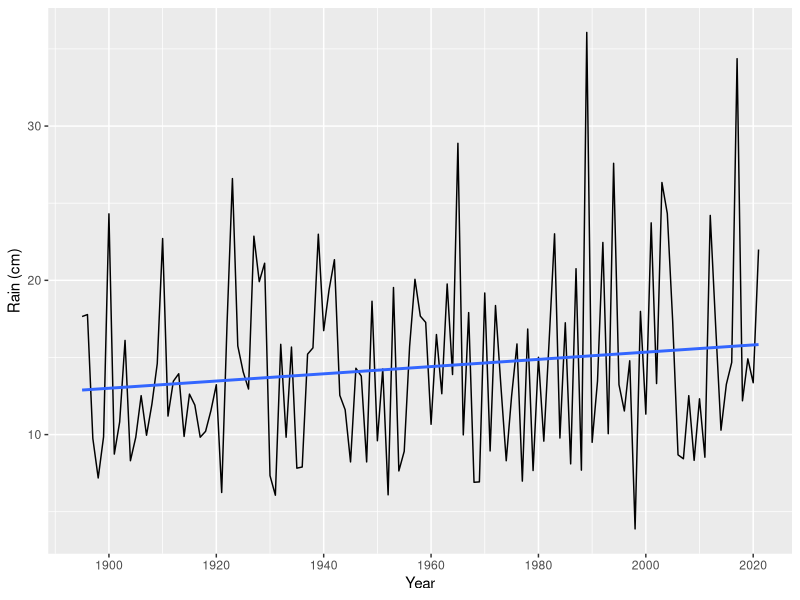
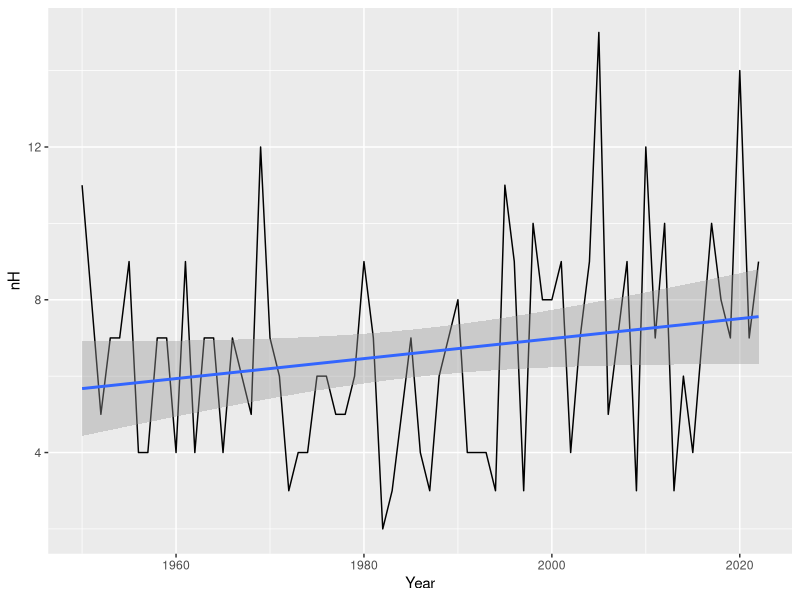
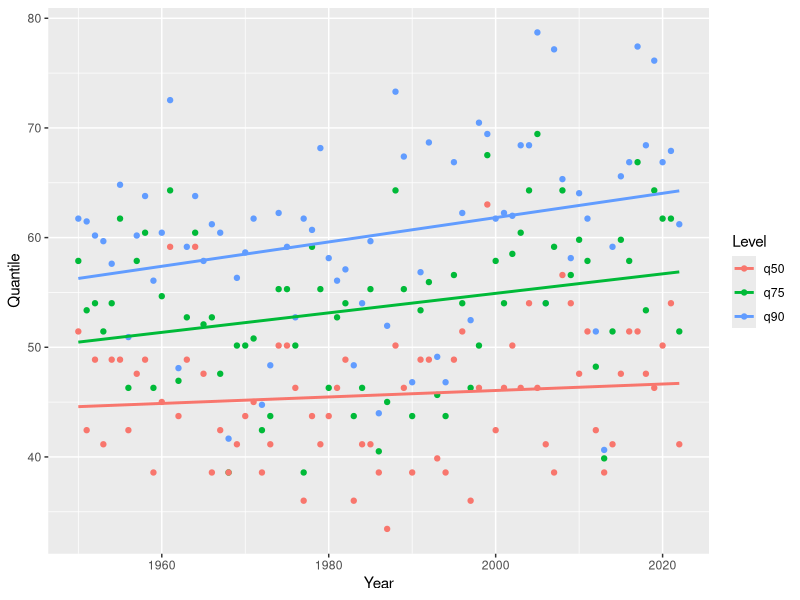
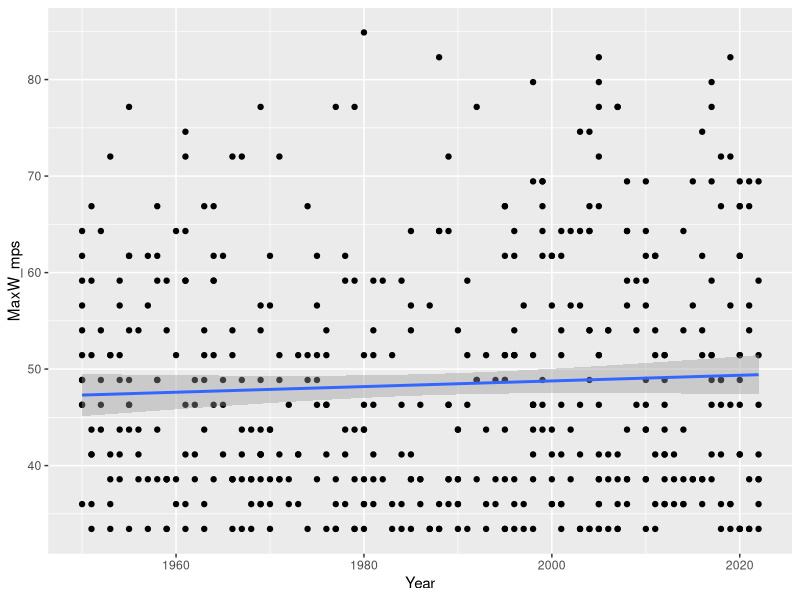
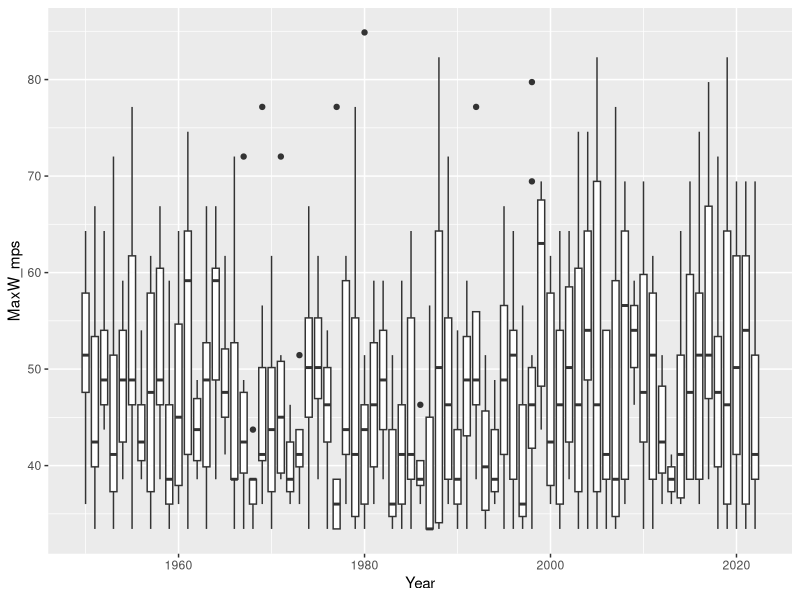
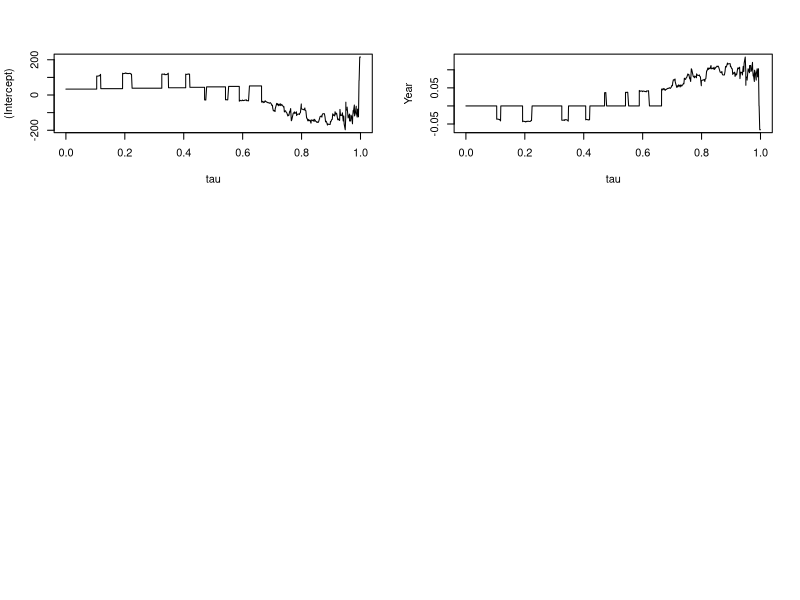

Source code (R) for these figures, in order:
## ---- chunk 1
#| echo: true
#| output-location: slide
Rain.df <- readr::read_table(here::here("data", "NWFL_MonthlyRain.txt")) |>
  dplyr::select(Year, Rain_in = Jun) |>
  dplyr::mutate(Rain_cm = Rain_in * 2.54)

library(ggplot2)

ggplot(data = Rain.df,
       mapping = aes(x = Year, y = Rain_cm)) +
  geom_line() + scale_x_continuous(breaks = seq(1900, 2020, 20)) +
  geom_smooth(method = lm, se = FALSE) +
  ylab("Rain (cm)")
## ---- chunk 2
#| echo: true
lm(Rain_cm ~ Year, data = Rain.df)
## ---- chunk 3
#| echo: true
NA.df <- readr::read_csv(file = here::here("data", "NA.csv"),
                         show_col_types = FALSE)

LMI.df <- NA.df |>
  dplyr::group_by(SID) |>
  dplyr::summarize(Year = dplyr::first(Season),
                   Name = dplyr::first(NAME),
                   MaxW_mps = max(W_mps)) |>
  dplyr::filter(MaxW_mps >= 33)
## ---- chunk 4
Frequency.df <- LMI.df |>
  dplyr::group_by(Year) |>
  dplyr::summarize(nH = dplyr::n())

ggplot(data = Frequency.df,
       mapping = aes(x = Year, y = nH)) +
  geom_line() +
  geom_smooth(method = lm) 
## ---- chunk 5
#| echo: true
glm(nH ~ Year, data = Frequency.df, family = poisson)
## ---- chunk 6
#| echo: true
Intensity.df <- LMI.df |>
  dplyr::group_by(Year) |>
  dplyr::summarize(q90 = quantile(MaxW_mps, probs = .9),
                   q75 = quantile(MaxW_mps, probs = .75),
                   q50 = quantile(MaxW_mps, probs = .5)) |>
  tidyr::pivot_longer(cols = 2:4, names_to = "Level", values_to = "Quantile")


ggplot(data = Intensity.df,
       mapping = aes(x = Year, y = Quantile, color = Level)) +
  geom_point() +
  geom_smooth(method = lm, se = FALSE) 
## ---- chunk 7
#| echo: true
library(ggplot2)

ggplot(data = LMI.df,
       mapping = aes(x = Year, y = MaxW_mps)) +
  geom_point() +
  geom_smooth(method = lm)
## ---- chunk 8
#| echo: true

ggplot(data = LMI.df,
       mapping = aes(y = MaxW_mps, x = Year, group = Year)) +
  geom_boxplot()
## ---- chunk 9
#| echo: true

summary(quantreg::rq(MaxW_mps ~ Year, tau = .9, data = LMI.df))

plot(quantreg::rq(MaxW_mps ~ Year, tau = -1, data = LMI.df))
